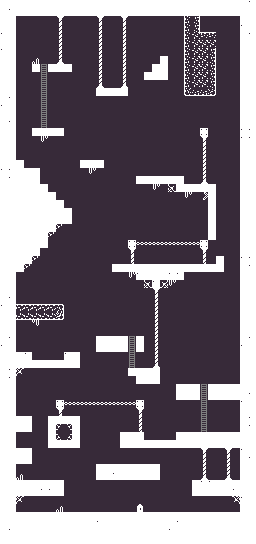

Tiled map render using the project's own tile images. Description and the map definition, with tile-layer contents summarised, below:
An orthogonal 32x68 tile map with 8x8 px tiles, 10 tile layers (background, background_purple, background_red, background_cream, ...) and 59 objects (32x spike, 8x jewel, 8x torch, 5x spider, 3x ghost, ...).

<map version="1.10" tiledversion="1.12.0" orientation="orthogonal" renderorder="right-down" width="32" height="68" tilewidth="8" tileheight="8" infinite="0" backgroundcolor="#372a39" nextlayerid="13" nextobjectid="103">
 <tileset firstgid="1" name="tileset" tilewidth="8" tileheight="8" tilecount="256" columns="16">
  <image source="../../tileset.png" width="128" height="128" />
 </tileset>
 <layer id="2" name="background" width="32" height="68">
  <data>[2176 cells, 764 non-empty, 10 distinct tile ids]</data>
 </layer>
 <layer id="9" name="background_purple" width="32" height="68" tintcolor="#372a39">
  <data>[2176 cells, 0 non-empty, 0 distinct tile ids]</data>
 </layer>
 <layer id="10" name="background_red" width="32" height="68" tintcolor="#aa644d">
  <data>[2176 cells, 0 non-empty, 0 distinct tile ids]</data>
 </layer>
 <layer id="11" name="background_cream" width="32" height="68" tintcolor="#f5e9bf">
  <data>[2176 cells, 0 non-empty, 0 distinct tile ids]</data>
 </layer>
 <layer id="12" name="background_green" width="32" height="68" tintcolor="#788374">
  <data>[2176 cells, 3 non-empty, 1 distinct tile ids]</data>
 </layer>
 <layer id="1" name="platform" width="32" height="68">
  <data>[2176 cells, 774 non-empty, 11 distinct tile ids]</data>
 </layer>
 <layer id="5" name="platform_red" width="32" height="68" tintcolor="#aa644d">
  <data>[2176 cells, 684 non-empty, 2 distinct tile ids]</data>
 </layer>
 <layer id="6" name="platform_cream" width="32" height="68" tintcolor="#f5e9bf">
  <data>[2176 cells, 0 non-empty, 0 distinct tile ids]</data>
 </layer>
 <layer id="7" name="platform_green" width="32" height="68" tintcolor="#788374">
  <data>[2176 cells, 43 non-empty, 4 distinct tile ids]</data>
 </layer>
 <layer id="8" name="platform_purple" width="32" height="68" tintcolor="#372a39">
  <data>[2176 cells, 0 non-empty, 0 distinct tile ids]</data>
 </layer>
 <objectgroup id="3" name="entities">
  <object id="25" type="spike" gid="90" x="32" y="360" width="8" height="8" />
  <object id="26" type="spike" gid="90" x="40" y="360" width="8" height="8" />
  <object id="27" type="spike" gid="90" x="48" y="360" width="8" height="8" />
  <object id="28" type="spike" gid="90" x="56" y="360" width="8" height="8" />
  <object id="29" type="spike" gid="90" x="144" y="440" width="8" height="8" />
  <object id="30" type="spike" gid="90" x="152" y="440" width="8" height="8" />
  <object id="31" type="spike" gid="90" x="160" y="440" width="8" height="8" />
  <object id="32" type="spike" gid="90" x="168" y="440" width="8" height="8" />
  <object id="39" type="player" gid="77" x="128" y="512" width="8" height="8" />
  <object id="41" type="gate" gid="58" x="205" y="32" width="8" height="8" />
  <object id="45" type="spike" gid="90" x="120.5" y="447.75" width="8" height="8" rotation="-90" />
  <object id="46" type="spike" gid="90" x="144" y="264" width="8" height="8" />
  <object id="47" type="spike" gid="90" x="152" y="264" width="8" height="8" />
  <object id="48" type="spike" gid="90" x="160" y="264" width="8" height="8" />
  <object id="49" type="spike" gid="90" x="168" y="264" width="8" height="8" />
  <object id="50" type="spike" gid="90" x="176" y="264" width="8" height="8" />
  <object id="51" type="spike" gid="90" x="184" y="264" width="8" height="8" />
  <object id="52" type="spike" gid="90" x="24" y="168" width="8" height="8" />
  <object id="53" type="spike" gid="90" x="32" y="168" width="8" height="8" />
  <object id="54" type="spike" gid="90" x="40" y="184" width="8" height="8" />
  <object id="55" type="spike" gid="90" x="48" y="192" width="8" height="8" />
  <object id="56" type="spike" gid="90" x="56" y="200" width="8" height="8" />
  <object id="57" type="spike" gid="90" x="64" y="208" width="8" height="8" />
  <object id="58" type="spike" gid="2147483738" x="216" y="232" width="8" height="8" rotation="90" />
  <object id="59" type="spike" gid="2147483738" x="216" y="224" width="8" height="8" rotation="90" />
  <object id="60" type="spike" gid="2147483738" x="216" y="216" width="8" height="8" rotation="90" />
  <object id="62" type="spike" gid="2147483738" x="240" y="200" width="8" height="8" rotation="-90" />
  <object id="63" type="spike" gid="2147483738" x="240" y="80" width="8" height="8" rotation="-90" />
  <object id="66" type="spike" gid="2147483738" x="240" y="136" width="8" height="8" rotation="-90" />
  <object id="67" type="spike" gid="2147483738" x="240" y="144" width="8" height="8" rotation="-90" />
  <object id="68" type="spike" gid="2147483738" x="240" y="152" width="8" height="8.25" rotation="-90" />
  <object id="69" type="spike" gid="2147483738" x="16" y="88" width="8" height="8" rotation="90" />
  <object id="70" type="spike" gid="2147483738" x="16.25" y="96.5" width="8" height="8" rotation="90" />
  <object id="71" type="spike" gid="2147483738" x="16.5" y="104.5" width="8" height="8" rotation="90" />
  <object id="75" type="spider" gid="87" x="72.25" y="456" width="8" height="8" />
  <object id="90" type="spider" gid="87" x="16.5" y="386.5" width="8" height="8" />
  <object id="91" type="spider" gid="87" x="231.25" y="409.25" width="8" height="8" />
  <object id="76" type="upgrade_jewel" gid="63" x="17.25" y="352.25" width="8" height="8" />
  <object id="77" type="jewel" gid="63" x="128.5" y="464" width="8" height="8" />
  <object id="78" type="jewel" gid="63" x="180.75" y="383.5" width="8" height="8" />
  <object id="79" type="jewel" gid="63" x="47.75" y="303.75" width="8" height="8" />
  <object id="80" type="jewel" gid="63" x="145.5" y="176" width="8" height="8" />
  <object id="81" type="jewel" gid="63" x="108.25" y="88.75" width="8" height="8" />
  <object id="82" type="jewel" gid="63" x="216.5" y="432.75" width="8" height="8" />
  <object id="83" type="ghost" gid="60" x="95.75" y="336.5" width="8" height="8" />
  <object id="86" type="spider" gid="87" x="200.5" y="216.5" width="8" height="8" />
  <object id="87" type="spider" gid="87" x="233" y="161.25" width="8" height="8" />
  <object id="88" type="ghost" gid="60" x="107.75" y="55.25" width="8" height="8" />
  <object id="89" type="ghost" gid="60" x="175.5" y="175.5" width="8" height="8" />
  <object id="92" type="jewel" gid="63" x="96.25" y="160" width="8" height="8" />
  <object id="93" type="jewel" gid="63" x="54.25" y="128" width="8" height="8" />
  <object id="94" type="torch" gid="95" x="120" y="504" width="8" height="8" />
  <object id="95" type="torch" gid="95" x="152" y="504" width="8" height="8" />
  <object id="96" type="torch" gid="95" x="216" y="376" width="8" height="8" />
  <object id="97" type="torch" gid="95" x="24" y="344" width="8" height="8" />
  <object id="98" type="torch" gid="95" x="32" y="296" width="8" height="8" />
  <object id="99" type="torch" gid="95" x="128" y="240" width="8" height="8" />
  <object id="100" type="torch" gid="95" x="88" y="152" width="8" height="8" />
  <object id="101" type="torch" gid="95" x="144" y="56" width="8" height="8" />
 </objectgroup>
</map>
